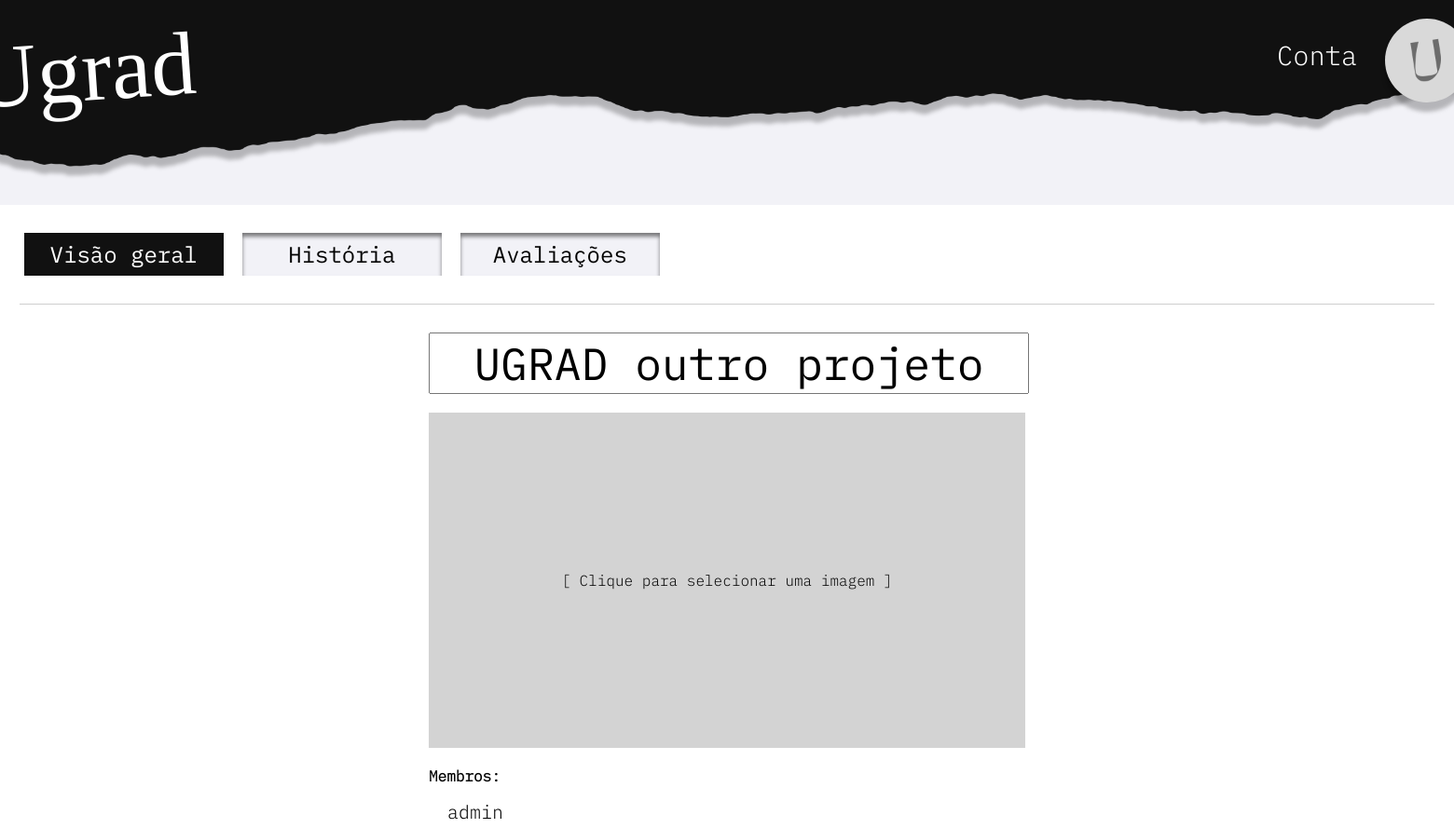
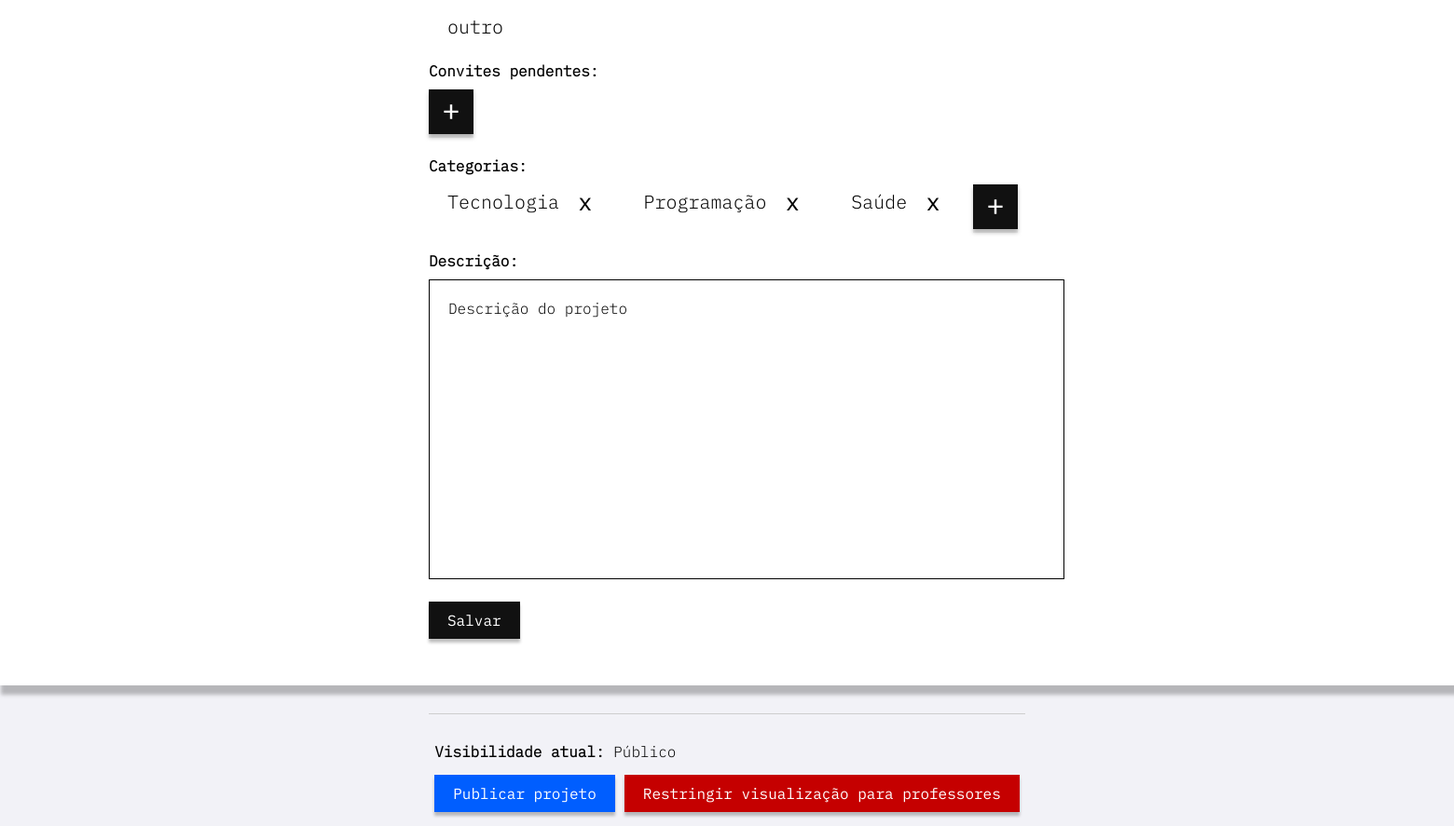
The app's page /editar_projeto.php?id=2 (signed in) with its own data (2 pictures, top to bottom).
### tables this page shows
CREATE TABLE proj_dados(
  id_projeto int PRIMARY KEY NOT NULL,
  FOREIGN KEY (id_projeto) REFERENCES projetos(id),
  descricao text,
  historia text
);

CREATE TABLE projetos(
  id int PRIMARY KEY AUTO_INCREMENT,
  nome varchar(30) NOT NULL,
  estado int NOT NULL,
  data_criacao timestamp DEFAULT CURRENT_TIMESTAMP,
  FOREIGN KEY (estado) REFERENCES proj_estado(id),
  img longblob
);

CREATE TABLE categorias(
  id int PRIMARY KEY AUTO_INCREMENT,
  nome varchar(25)
);

### editar_visao-geral.php (the view, shortened to what this page needs)
<div id="aba-visao-geral" style="min-width: 640px;">
    <form method="POST" action="">
        <div>
            <input type="text" id="nome_projeto" name="nome_projeto" value="<?= htmlspecialchars($projeto['nome'] ?? '') ?>" required>
        </div>
        <br>
        <div id="area-clicavel-imagem" style="cursor: pointer; background-color:lightgray; background-position:center; background-repeat:none; background-size:cover;  display:flex; justify-content:center; align-items:center; width:640px; height:360px;">
            [ Clique para selecionar uma imagem ]
        </div>
        <br>
        <div>
            <strong>Membros:</strong>
            <div class="multiple_inline_mod">
                <div id="membros-ativos-lista">
                    <?php foreach ($membros_ativos as $ma): ?>
                        <div id="membro-ativo-<?= $ma['id'] ?>">
                            <span><?= htmlspecialchars($ma['nome'] ?: $ma['email']) ?></span>
                        </div>
                    <?php endforeach; ?>
                </div>
            </div>
        </div>
        <br>
        <div>
            <strong>Convites pendentes:</strong>
            <div class="multiple_inline_mod">
                <button type="button" class="smallplus" onclick="mostrarSeletor('membros')">
                    <svg width="48" height="48" viewBox="0 0 48 48" fill="none" xmlns="http://www.w3.org/2000/svg">
                        <rect width="48" height="48" fill="#111111"/>
                        <path d="M22.7903 31.6827V24.9947H16.3903V22.8187H22.7903V16.1307H25.2223V22.8187H31.6223V24.9947H25.2223V31.6827H22.7903Z" fill="white"/>
                    </svg>
                </button>
            </div>
        </div>
        <br>
        <div>
            <strong>Categorias:</strong>
            <div class="multiple_inline_mod">
                <div id="categorias-selecionados">
                    <?php foreach ($categorias_projeto as $cp): ?>
                        <div id="categorias-item-<?= $cp['id'] ?>">
                            <span><?= htmlspecialchars($cp['nome']) ?></span>
                            <button type="button" onclick="removerItem('categorias-item-<?= $cp['id'] ?>')" class="btn-x">x</button>
                        </div>
                    <?php endforeach; ?>
                </div>
                <button type="button" class="smallplus" onclick="mostrarSeletor('categorias')">
                    <svg width="48" height="48" viewBox="0 0 48 48" fill="none" xmlns="http://www.w3.org/2000/svg">
                        <rect width="48" height="48" fill="#111111"/>
                        <path d="M22.7903 31.6827V24.9947H16.3903V22.8187H22.7903V16.1307H25.2223V22.8187H31.6223V24.9947H25.2223V31.6827H22.7903Z" fill="white"/>
                    </svg>
                </button>
            </div>
        </div>
        <br>
        <div>
            <label for="descricao"><strong>Descrição:</strong></label><br>
            <textarea id="descricao" name="descricao" rows="4"
            style="width: 100%; max-width: 640px; border: 1px solid black;"><?= htmlspecialchars($projeto['descricao'] ?? '') ?></textarea>
        </div>
        <br>
        <div class='buttons_criar'>
            <button type="submit" class="btn-novo">Salvar</button>
        </div>
    </form>
</div>

### base_styles.css (style rules this page uses)
* { margin: 0; padding: 0; font-family: IBM; }
html { display: flex; flex-direction: column; }
body { background-color: #F2F2F7; overflow-x: hidden; width: 1920px; align-self: center; }
svg { -webkit-filter: drop-shadow(10px 10px 2px rgba(0, 0, 0, 0.25)); filter: drop-shadow(10px 10px 2px rgba(0, 0, 0, 0.25)) }

### styles_projeto.css (style rules this page uses)
#aba-visao-geral, #aba-avaliacoes { flex-direction: column; }
textarea { resize: none; border: none; min-height: 300px; width: 51.2em; font-size: 16px; background-color: #ffffff; padding-left: 20px; padding-right: 20px; padding-top: 20px; margin-top: 10px; }
.btn-novo { background-color: #111111; color: #FFFFFF; border: none; padding: 10px 20px; font-size: 16px; font-family: 'BMI'; cursor: pointer; box-shadow: 0px 4px 3px rgba(0, 0, 0, 0.25); transition: .3s; }
#main_paper_edit input[type=text] { text-align: center; font-size: 3rem; width: 100%; font-family: BMI; max-width: 200%; }
.multiple_inline_mod div div { font-size: 20px; display: flex; align-items: center; background-color: white; margin-right: 15px; height: 36px; margin-top: 10px; }
.multiple_inline_mod div div span { margin-left: 20px; }
.plus, .smallplus { border: none; cursor: pointer; margin-top: 10px; }
.plus svg, .smallplus svg { -webkit-filter: drop-shadow(0px 4px 2px rgba(0, 0, 0, 0.25)); filter: drop-shadow(0px 4px 2px rgba(0, 0, 0, 0.25)); transition: .3s; }
#categorias-selecionados, #membros-selecionados { display: flex; }
.multiple_inline, .multiple_inline_mod { display: flex; }
.btn-x { border: none; font-size: 26px; font-family: 'BMI'; cursor: pointer; background-color: inherit; padding: 10px 20px; }

### records on screen
proj_dados: nome_projeto "UGRAD outro projeto", descricao "Descrição do projeto"
categorias: nome "Tecnologia"
categorias: nome "Programação"
categorias: nome "Saúde"

### other values on screen
$ma['nome'] ?: $ma['email'] "admin"
$ma['nome'] ?: $ma['email'] "outro"
